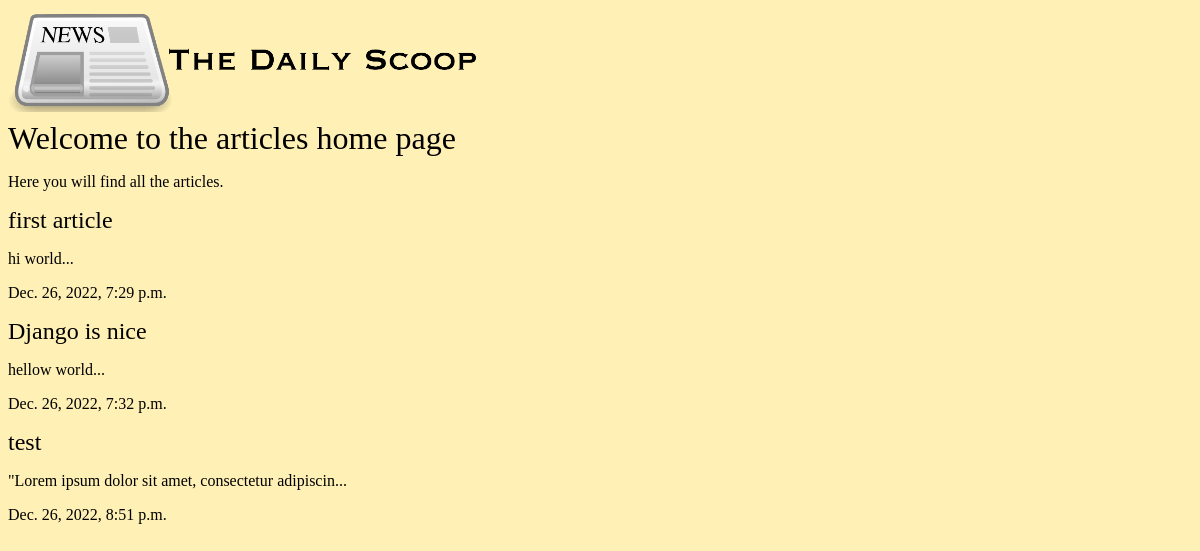
/articles/, run on an earlier commit of the app's database.
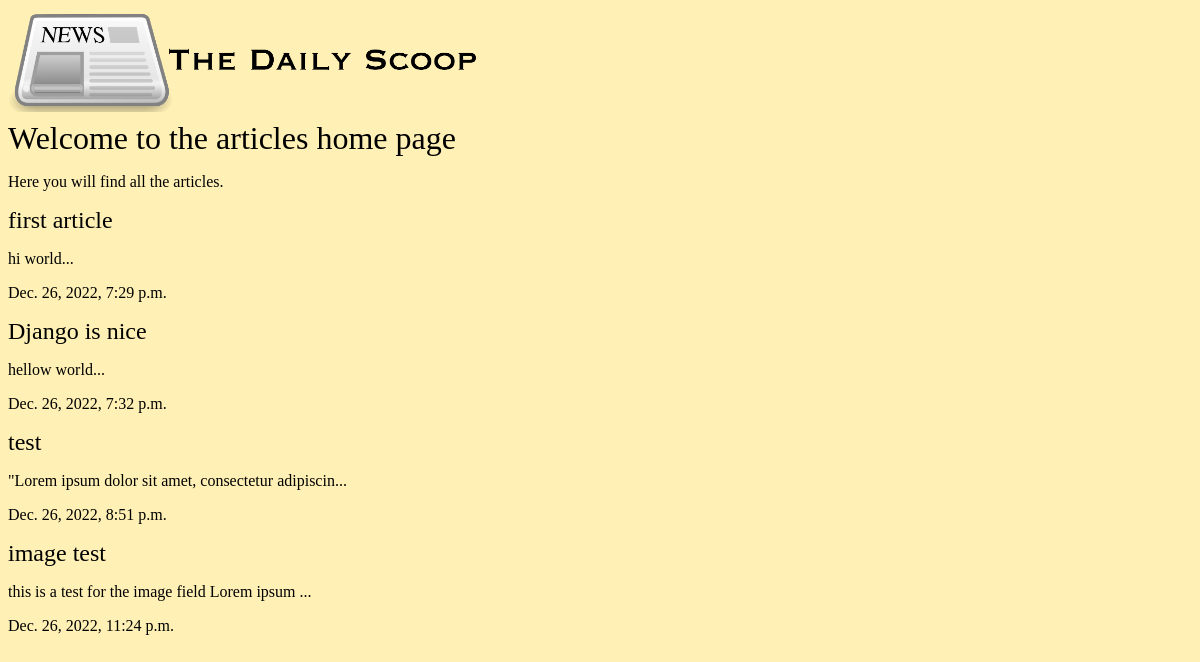
And on a later commit of the database.
### articles/models.py (models this page shows, shortened)
class Article(models.Model):
  title = models.CharField(max_length=128)
  slug = models.SlugField(max_length=128)
  body = models.TextField()
  date = models.DateTimeField(auto_now_add=True)
  thumbnail = models.ImageField(default='default.png', blank=True)
  def snippet(self):
    return self.body[:50] + "..."

### articles/views.py (the view)
# urls.py: path('', views.article_list, name='list'), #home page of the articles app
def article_list(req):
  articles = Article.objects.all().order_by('date')
  return render(req, 'articles/article_list.html', {'articles': articles})

### articles/templates/articles/article_list.html
{% extends 'base.html' %}
{% block content %}
  <h1>Welcome to the articles home page</h1>
  <p>Here you will find all the articles.</p>
  <div class="articles">
    {% for article in articles %}
    <div class="article">
      <h2><a href="{% url 'articles:detail' slug=article.slug%}">{{ article.title }}</a></h2>
      <p>{{ article.snippet }}</p>
      <p>{{ article.date }}</p>
    {% endfor %}
  </div>
{% endblock %}

What changed in the data, as far as the page shows it:
added Article: title "image test", snippet "this is a test for the image field Lorem ipsum ...", date "Dec. 26, 2022, 11:24 p.m."
